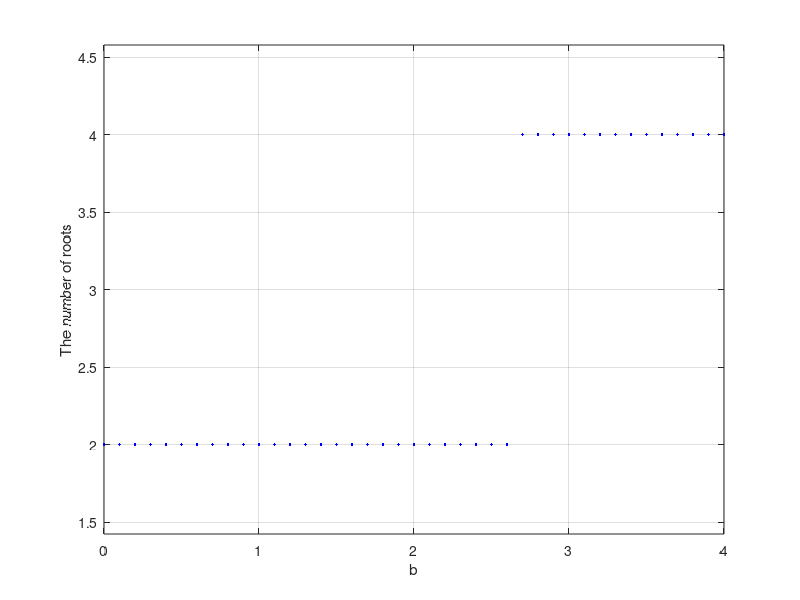

Here is the MATLAB script that generated this plot:
clc;
clear all;
close all;

x = 0:0.01:10;
b = 0:0.1:4;

for i = 1:length(b)
    counter=0;
    y = 15*cos((2+b(i))*x).*exp(-0.2*x)+10;
    yref = y(1);
    for j = 2:length(x)
        if ((y(j)*yref) <= 0)
            counter = counter + 1;
            yref = -yref;
        end
    end
    count(i) = counter;
end

plot(b,count,'b.')
xlabel('b')
ylabel('The number of roots')
grid on
axis equal
